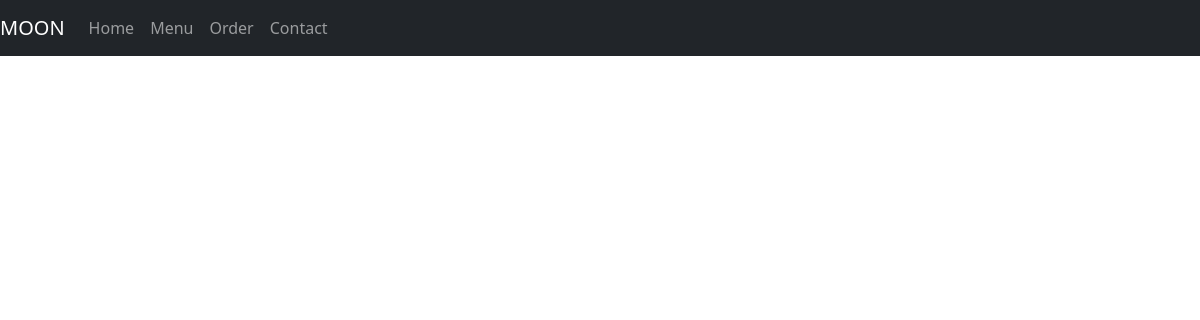
Before: /kitchen/ with the older database file.
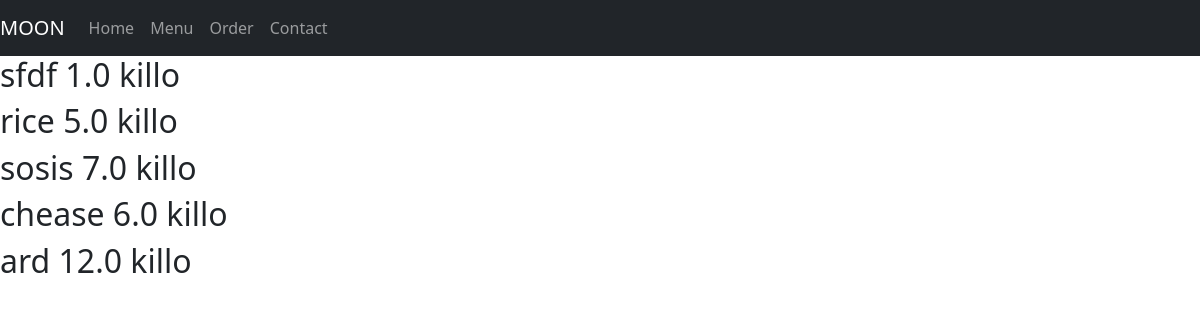
After: the same page with the newer database file.
### food/models.py (models this page shows)
class Material(models.Model):
    name = models.CharField(max_length=50)
    quantity = models.FloatField()

### food/views.py (the view)
# urls.py: path('', views.materials , name="kitchen")
def materials(request):
    materialItem = Material.objects.all()
    return render(request, 'kitchen.html', {'materialItem': materialItem})

### templates/kitchen.html (shortened to what this page needs)
{% extends 'base.html' %}
{% block content %}
{% for item in materialItem %}
<h2>{{item.name}}
    <span>{{item.quantity}} killo</span>
</h2>
{% endfor %}
{% endblock %}

### templates/base.html (shortened to what this page needs)
<!DOCTYPE html>
<html lang="en">
<head>
    <link href="https://cdn.jsdelivr.net/npm/bootstrap@5.3.2/dist/css/bootstrap.min.css" rel="stylesheet">
</head>
<body>
    {% include 'navbar.html'%}
    {% block content %}
    {% endblock %}
</body>
</html>

### templates/navbar.html (shortened to what this page needs)
<nav class="navbar navbar-expand-lg navbar-dark bg-dark">
    <a class="navbar-brand" href="#">MOON</a>
    <div class="collapse navbar-collapse" id="navbarNav">
      <ul class="navbar-nav ml-auto">
        <li class="nav-item">
          <a class="nav-link" href="{% url 'home' %}">Home</a>
        </li>
        <li class="nav-item">
          <a class="nav-link" href="{% url 'menu' %}">Menu</a>
        </li>
        <li class="nav-item">
          <a class="nav-link" href="{% url 'order' %}">Order</a>
        </li>
        <li class="nav-item">
          <a class="nav-link" href="#">Contact</a>
        </li>
      </ul>
    </div>
  </nav>

Changed rows visible on the page:
added Material: name "sfdf", quantity "1.0"
added Material: name "rice", quantity "5.0"
added Material: name "sosis", quantity "7.0"
added Material: name "chease", quantity "6.0"
added Material: name "ard", quantity "12.0"
